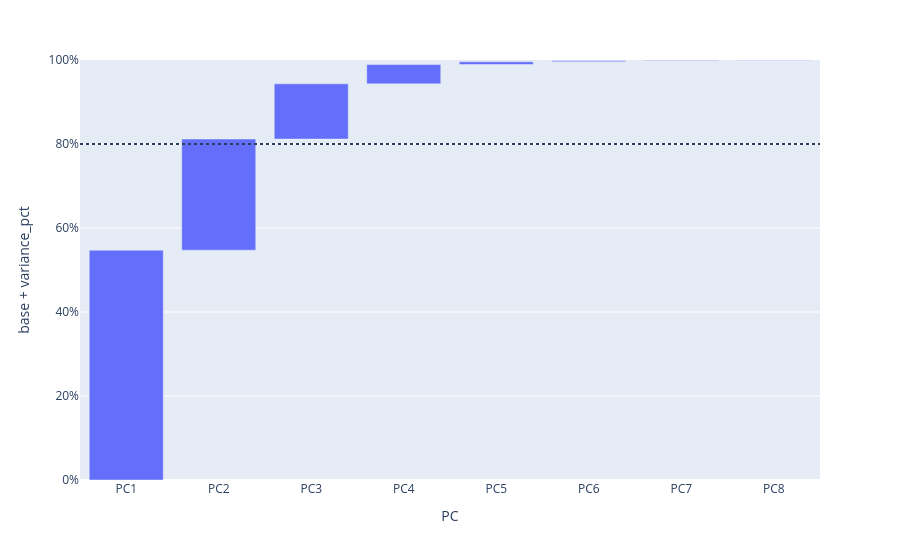

Notebook cell for this chart:
### Code cell
fig = px.bar(
    df_variance, x=df_variance.index, y="variance_pct", base="base",
    hover_data={"variance_pct":":.2%","base":False}, labels={"variance_pct":"base + variance_pct"},
)
fig.add_hline(y=0.80, line_dash="dot")
fig.update_layout(yaxis=dict(range=(0,1), tickformat=".0%"))
fig.show()

### Figure 1 — Plotly figure (JSON) as saved in the notebook; plotly's stock layout.template omitted (floating-point values rounded to 4 significant figures)
{"data": [{"base": [0, 0.5473, 0.8118, 0.9432, 0.9894, 0.9957, 0.9984, 0.9995], "hovertemplate": "PC=%{x}<br>base + variance_pct=%{y:.2%}<extra></extra>", "legendgroup": "", "marker": {"color": "#636efa", "pattern": {"shape": ""}}, "name": "", "orientation": "v", "showlegend": false, "textposition": "auto", "type": "bar", "x": ["PC1", "PC2", "PC3", "PC4", "PC5", "PC6", "PC7", "PC8"], "xaxis": "x", "y": [0.5473, 0.2644, 0.1314, 0.0462, 0.006314, 0.00265, 0.001174, 0.000473], "yaxis": "y"}], "layout": {"barmode": "relative", "legend": {"tracegroupgap": 0}, "margin": {"t": 60}, "shapes": [{"line": {"dash": "dot"}, "type": "line", "x0": 0, "x1": 1, "xref": "x domain", "y0": 0.8, "y1": 0.8, "yref": "y"}], "xaxis": {"anchor": "y", "domain": [0, 1], "title": {"text": "PC"}}, "yaxis": {"anchor": "x", "domain": [0, 1], "range": [0, 1], "tickformat": ".0%", "title": {"text": "base + variance_pct"}}}}
